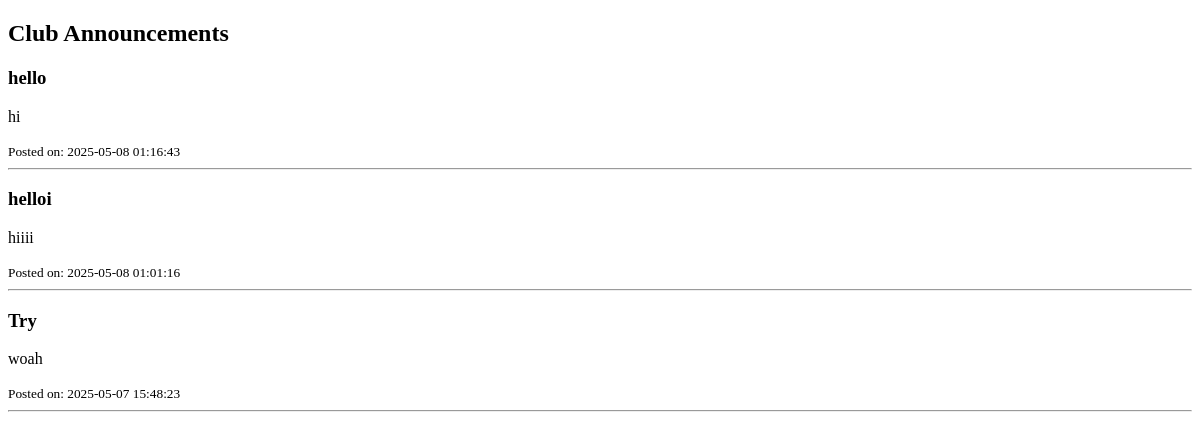
The app's page /view_announcements.php (signed in), older data.
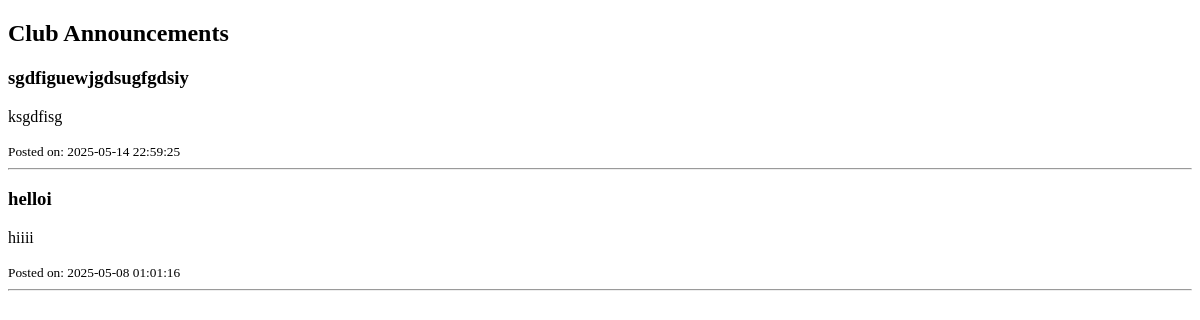
The same page, newer data.
### tables this page shows
CREATE TABLE `announcements` (
  `id` int(11) NOT NULL,
  `admin_id` int(11) NOT NULL,
  `title` varchar(255) NOT NULL,
  `content` text NOT NULL,
  `date_posted` timestamp NOT NULL DEFAULT current_timestamp(),
  `created_at` timestamp NOT NULL DEFAULT current_timestamp()
);

### view_announcements.php (the view, shortened to what this page needs)
<?php
include 'db_connect.php';
$announcements_query = "SELECT title, content, date_posted FROM announcements ORDER BY date_posted DESC";
$announcements_result = $conn->query($announcements_query);
?>
<!DOCTYPE html>
<html>
<head>
</head>
<body>
    <h2>Club Announcements</h2>
    <?php while ($row = $announcements_result->fetch_assoc()) { ?>
        <div>
            <h3><?php echo $row['title']; ?></h3>
            <p><?php echo $row['content']; ?></p>
            <small>Posted on: <?php echo $row['date_posted']; ?></small>
        </div>
        <hr>
    <?php } ?>
    <br>
</body>
</html>

Row changes from the older to the newer data that the page shows:
removed announcements: title "hello", content "hi", date_posted "2025-05-08 01:16:43"
removed announcements: title "Try", content "woah", date_posted "2025-05-07 15:48:23"
added announcements: title "sgdfiguewjgdsugfgdsiy", content "ksgdfisg", date_posted "2025-05-14 22:59:25"
